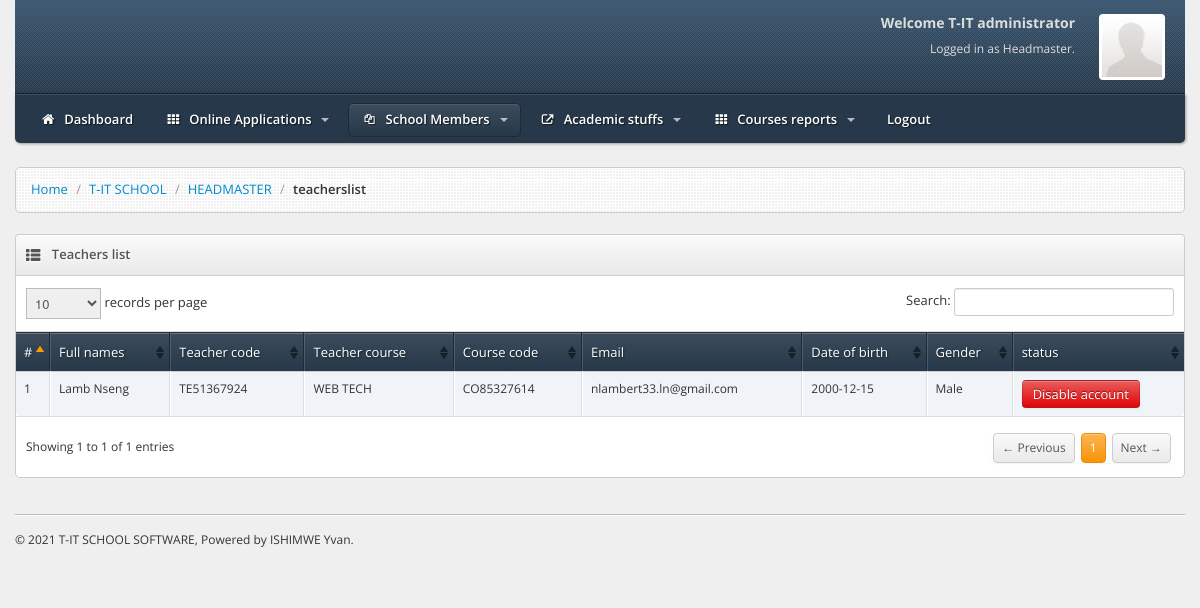
Screenshot of /auth/headmaster/teacherslist.php (signed in) with the database file from the repository.
### tables this page shows
CREATE TABLE `tit_gender` (
  `ge_id` int(2) NOT NULL,
  `ge_name` text NOT NULL,
  `ge_status` int(2) NOT NULL
);

CREATE TABLE `tit_teacher` (
  `tea_id` int(12) NOT NULL,
  `tea_code` varchar(50) NOT NULL,
  `tea_names` text NOT NULL,
  `tea_email` varchar(255) NOT NULL,
  `tea_dob` varchar(20) NOT NULL,
  `ge_id` int(2) NOT NULL,
  `tea_status` int(2) NOT NULL
);

CREATE TABLE `tit_courses` (
  `cou_id` int(12) NOT NULL,
  `cou_title` text NOT NULL,
  `cou_code` varchar(30) NOT NULL,
  `cou_date` datetime NOT NULL DEFAULT current_timestamp(),
  `cou_status` int(2) NOT NULL
);

### server/Helpers/Queries.php (called while the page is built, shortened)
<?php
function select($data, $table, $condition)
{
  $database = new Database();
  $db = $database->connect();
  $statement = $db;
  $row = $statement->query("SELECT $data FROM $table Where $condition  ")->fetchall(PDO::FETCH_ASSOC);
  return $row;
}

### server/Helpers/urlhandling.php (called while the page is built, shortened)
<?php
function encryptId($actor)
{
    $actor = base64_encode(urlencode(($actor)));
    return $actor;
}

### auth/headmaster/teacherslist.php (the view, shortened to what this page needs)
<!DOCTYPE html>
<html lang="en">
<head>
    <?php require_once '../generalinc/css.php'; ?>
</head>
<body>
    <?php
    require_once 'inc/header.php';
    require_once 'inc/navbar.php';
    ?>
    <div id="content">
        <div class="container">
            <?php require_once 'inc/breadcumb.php'; ?>
            <div class="widget widget-table">
                <div class="widget-header">
                    <h3>
                        <i class="icon-th-list"></i>
                        Teachers list
                    </h3>
                </div>
                <div class="widget-content">
                    <table class="table table-striped table-bordered table-highlight" id="example">
                        <thead>
                            <tr>
                                <th>#</th>
                                <th>Full names</th>
                                <th>Teacher code</th>
                                <th>Teacher course</th>
                                <th>Course code</th>
                                <th>Email</th>
                                <th>Date of birth</th>
                                <th>Gender</th>
                                <th>status</th>
                            </tr>
                        </thead>
                        <tbody>
                            <?php
                            $counter = 1;
                            $teacherSelect = select('*', 'tit_gender,tit_courses,tit_teachcourse,tit_teacher', "tit_gender.ge_id=tit_teacher.ge_id AND tit_courses.cou_id=tit_teachcourse.cou_id AND tit_teacher.tea_code=tit_teachcourse.tea_code");
                            foreach ($teacherSelect as $rowCourse) {
                            ?>
                                <tr class="odd gradeX">
                                    <td><?php echo $counter; ?></td>
                                    <td><?php echo $rowCourse['tea_names']; ?></td>
                                    <td><?php echo $rowCourse['tea_code']; ?></td>
                                    <td><?php echo $rowCourse['cou_title'] ?></td>
                                    <td><?php echo $rowCourse['cou_code'] ?></td>
                                    <td><?php echo $rowCourse['tea_email'] ?></td>
                                    <td><?php echo $rowCourse['tea_dob'] ?></td>
                                    <td><?php echo $rowCourse['ge_name'] ?></td>
                                    <?php if ($rowCourse['tea_status'] == 0) { ?>
                                        <td><a href="approveteachacc?activate=<?php echo encryptId($rowCourse['tea_id']); ?>" class="btn btn-info">Activate account</a></td>
                                    <?php } elseif ($rowCourse['tea_status'] == 1) { ?>
                                        <td><a href="approveteachacc?deactivate=<?php echo encryptId($rowCourse['tea_id']) ?>" class="btn btn-danger">Disable account</a></td>
                                    <?php } ?>
                                </tr>
                            <?php $counter++;
                            } ?>
                        </tbody>
                    </table>
                </div>
            </div>
        </div>
    </div>
    <?php
    require_once '../generalinc/footer.php';
    ?>
</body>
</html>

### assets/dashboard/css/slate.css (style rules this page uses)
body { font: 12px/1.7em 'Open Sans', arial, sans-serif; background: #EFEFEF url(../img/bg.png) repeat 0 0; }
.widget { position: relative; clear: both; width: auto; margin-bottom: 2em; }
.widget-header { position: relative; height: 40px; line-height: 40px; background: #E9E9E9; background:-moz-linear-gradient(top, #FAFAFA 0%, #E9E9E9 100%); background:-webkit-gradient(linear, left top, left bottom, color-stop(0%,#FAFAFA), color-stop(100%,#E9E9E9)); background:-webkit-linear-gradient(top, #FAFAFA 0%,#E9E9E9 100%); background:-o-linear-gradient(top, #FAFAFA 0%,#E9E9E9 100%); background:-ms-linear-gradient(top, #FAFAFA 0%,#E9E9E9 100%); background:linear-gradient(top, #FAFAFA 0%,#E9E9E9 100%); filter: progid:DXImageTransform.Microsoft.gradient(startColorstr='#FAFAFA', endColorstr='#E9E9E9'); -ms-filter: "progid:DXImageTransform.Microsoft.gradient(startColorstr='#FAFAFA', endColorstr='#E9E9E9')"; border: 1px solid #CCC; -webkit-border-top-left-radius: 4px; -webkit-border-top-right-radius: 4px; -moz-border-radius-topleft: 4px; -moz-border-radius-topright: 4px; border-top-left-radius: 4px; border-top-right-radius: 4px; -webkit-background-clip: padding-box; -moz-box-shadow: inset 0 1px 0 rgba(255,255,255,1); -webkit-box-shadow: inset 0 1px 0 rgba(255,255,255,1); box-shadow: inset 0 1px 0 rgba(255,255,255,1); }
.widget-header h3 { position: relative; top: 10px; left: 10px; float: left; display: inline-block; margin-right: 3em; font-size: 13px; font-weight: 600; color: #555; line-height: 18px; text-shadow: 1px 1px 2px rgba(255,255,255,1); }
.widget-header h3 [class^="icon-"], .widget-header h3 [class*=" icon-"] { position: relative; top: 1px; padding-right: .5em; font-size: 16px; }
.widget-content { padding: 20px 15px 15px; background: #FFF; border: 1px solid #CCC; -moz-border-radius: 5px; -webkit-border-radius: 5px; border-radius: 5px; }
.widget-header+.widget-content, .widget-tabs+.widget-content, .widget-toolbar+.widget-content { border-top: none; -webkit-border-top-left-radius: 0; -webkit-border-top-right-radius: 0; -moz-border-radius-topleft: 0; -moz-border-radius-topright: 0; border-top-left-radius: 0; border-top-right-radius: 0; }
.widget-table .widget-content { padding: 0; }
.widget-table .table-bordered { border-top: none; border-right: none; border-bottom: none; margin-bottom: 0; }
.widget-table .widget-header+.widget-content .table-bordered { -moz-border-radius: 0 !important; -webkit-border-radius: 0 !important; border-radius: 0 !important; }
.widget-table .table-bordered tr td:first-child, .widget-table .table-bordered tr th:first-child { border-left: none; }
.widget-table tbody tr:first-child td { border-top-color: #CCC; }
.widget-table tbody td { border-left: 1px solid #FFF; border-right: 1px solid #DDD; }
.widget-table thead tr th:last-child { border-right: none; }
.widget-table tbody tr td:last-child { border-right: none; }
.widget-table .widget-header+.widget-content thead th { -moz-border-radius: 0 !important; -webkit-border-radius: 0 !important; border-radius: 0 !important; }
.widget-table .table-highlight thead:first-child tr:first-child th { border-top: 1px solid #292C32; }
.widget-table .dataTables_wrapper .table { border-top: 1px solid #DDD; border-bottom: 1px solid #DDD; border-radius: 0; }
.widget-content:before, .widget-content:after { content:""; display:table; }
.widget-content:after { clear:both; }
.widget-content { *zoom:1; }

### rows the page displays
tit_gender: tit_teacher.tea_names "Lamb Nseng", tit_teacher.tea_code "TE51367924", tit_courses.cou_title "WEB TECH", tit_courses.cou_code "CO85327614", tit_teacher.tea_email "nlambert33.ln@gmail.com", tit_teacher.tea_dob "2000-12-15", ge_name "Male"

### other values shown
getPagename() "teacherslist"
